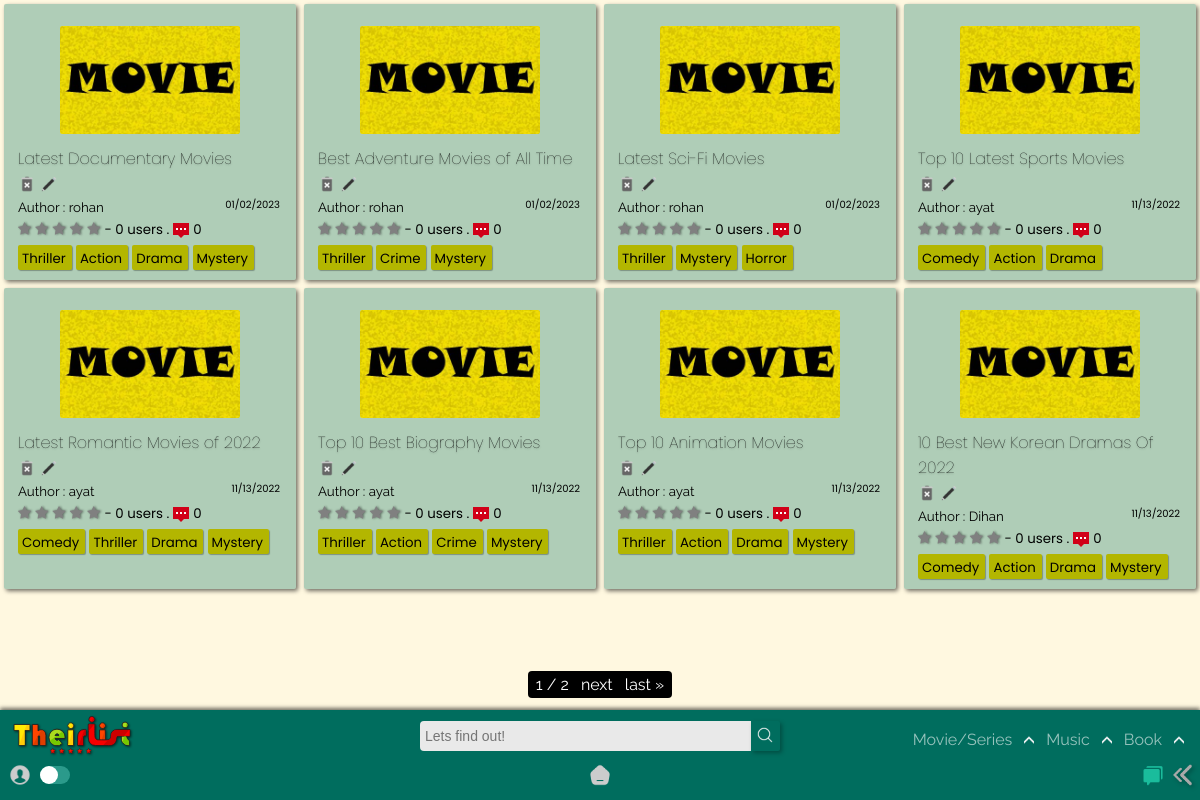
Screenshot of /home/list/ with the database file from the repository.
### app/models.py (models this page shows, shortened)
class List(models.Model):
    title = models.CharField(max_length=120)
    genre = models.ManyToManyField('Genre',blank=True)
    creator = models.ForeignKey(User,on_delete=models.SET_NULL,blank=True, null=True)
    posted = models.DateTimeField(auto_now_add=True)
    content = RichTextField(null=True,default=' ')
    type = models.CharField(max_length=10,default="Movie")
    spoiler_choices = [(False, 'No'),(True, 'Yes')]
    spoiler = models.BooleanField(default=False,null=True, choices = spoiler_choices)
    slug = models.SlugField(max_length= 300,null=True, blank = True, unique=True)
    def average_rating(self) -> float:
        return Starr.objects.filter(list=self).aggregate(Avg("rate"))["rate__avg"] or 0
    def count_rating(self):
        return Starr.objects.filter(list=self).count()
    def count_comments(self):
        return Review.objects.filter(List=self).count()

class Genre(models.Model):
    name = models.CharField(max_length=150)
    def __str__(self):
        return self.name

### app/views.py (the view)
# urls.py: path('list/',TheirListView.as_view(),name = 'list'),
class TheirListView(ListView): #movies
    model = List
    paginate_by = 8
    template_name ='app/List_list.html'
    def get_queryset(self, *args, **kwargs):
        qs = super().get_queryset(*args, **kwargs)
        qs = qs.order_by("-id")
        return qs
    def get_context_data(self, **kwargs):
        context = super().get_context_data(**kwargs)
        modell = Review.objects.all()
        context["modam"] = modell
        return context

### templates/app/List_list.html (shortened to what this page needs)
{% extends "index.html" %}
{% load static %}
{% block content %}
<section>
  <div class="contain-sec" id="contain-sec8">
    {% for lola in object_list %}
    <div class="elements">
      <div class="thumb">
        <img src="{% static 'app/images/movie-poster.jpg' %}" width="100px" />
      </div>
      <div class="Title">
        <a href="{{lola.slug}}/"><h4 class="tit">{{lola.title}}</h4></a>
        {% if user.id == lola.creator.id %}
        <a href="{% url 'app:delete_movie' lola.slug %}"><img src ="{% static 'app/images/delete.png' %}"></a>
        <a href="{% url 'app:update_list' lola.slug %}"><img src ="{% static 'app/images/edit.png' %}"></a>
        {% else %}
        <img src ="{% static 'app/images/delete-dis.png' %}">
        <img src ="{% static 'app/images/edit-dis.png' %}">
        {% endif %}
      </div>
      <div class="Author">
        <small>Author : {{lola.creator.username}}<span>{{lola.posted|date:"SHORT_DATE_FORMAT"}}</span></small>
      </div>
      <div class="rating">
        <span class="star-headline">
          <span class="fa fa-star {% if lola.average_rating > 0 %} checked {% endif %}"></span>
          <span class="fa fa-star {% if lola.average_rating > 1 %} checked {% endif %}"></span>
          <span class="fa fa-star {% if lola.average_rating > 2 %} checked {% endif %}"></span>
          <span class="fa fa-star {% if lola.average_rating > 3 %} checked {% endif %}" ></span>
          <span class="fa fa-star {% if lola.average_rating > 4 %} checked {% endif %}"></span>
        </span>
        <small> - {{lola.count_rating}} users .<img class="comments_count" src="{% static 'app/images/comments.png' %}">{{lola.count_comments}}</small>
      </div>
        {% for tag in lola.genre.all %}
        <div class="Genre">
          <a href="{% url 'app:film' query=tag %}">
        <small>{{ tag }}</small>
          </a>
        </div>
          {% empty %}
          No tags!
        {% endfor %}
    </div>
    {% endfor %}
  </div>
  <div class="pagination_pages">
    <span class="step-links">
        <span class="current">
        {{ page_obj.number }} / {{ page_obj.paginator.num_pages }}
        </span>
        {% if page_obj.has_next %}
            <a href="?page={{ page_obj.next_page_number }}">next</a>
            <a href="?page={{ page_obj.paginator.num_pages }}">last &raquo;</a>
        {% endif %}
    </span>
  </div>
</section>
{% endblock content %}

### static/app/css/desk.css (style rules this page uses)
:root { --rd: #D10000; --white: rgb(233, 233, 233); --rd2: #9DAAF2; --dark: #1d1d1d; --teal: rgb(0, 109, 94); }
* { -webkit-tap-highlight-color: transparent; margin: 0; padding: 0; box-sizing: border-box; }
body { -webkit-tap-highlight-color: transparent; background-color: #fff5d1ab; text-decoration: none; height: 100vh; display: flex; flex-direction: column; font-family: 'Raleway', sans-serif; }
.Title img { height: 18px!important; }
.Genre small { padding: 0 0; margin-right: 2px; }
.fa { color: grey; filter: drop-shadow(1px 0px 1px rgba(0, 0, 0, 0.493)); }
.star-headline span { font-size: 14px; }
.comments_count { height: 16px; margin-bottom: -4px; margin-left: 4px; margin-right: 4px; }

### staticfiles/app/css/content_css.css (style rules this page uses)
section { position: relative; z-index: 0; }
.contain-sec { padding-top: 0px; display: grid; width: 100%; color: black; grid-template-rows: repeat(auto-fit, minmax(100px, 1fr)); grid-template-columns: repeat(auto-fit, minmax(250px, 1fr)); position: relative; margin-bottom: 100px; }
.elements { padding: 10px 14px; width: auto; cursor: pointer; background-color: rgba(0, 109, 94, 0.315); margin: 4px; border-radius: 2px; position: relative; box-shadow: 2px 2px 4px #00000090; transition: all 250ms ease-in-out; }
.thumb { display: grid; justify-content: center; }
.thumb img { height: 108px; width: auto; border-radius: 2px; margin: 12px; }
.tit { font-family: Poppins; font-size: 1em; font-weight: lighter; transition: all 250ms ease-in-out; margin-bottom: 4px; text-shadow: 0px 1px 2px #0000005b; }
.Author span { position: absolute; margin-right: 16px; right: 0; cursor: pointer; font-size: 10px; font-family: 'Poppins', sans-serif; }
.rating { font-family: 'Poppins', sans-serif; }
.Genre { margin: 0px 0px; margin-top: 4px; padding: 0px 4px; border-radius: 2px; background-color: rgb(179, 182, 0); color: rgb(0, 0, 0); width: max-content; cursor: pointer; display: inline-block; box-shadow: 1px 1px 1px #0000004b; font-family: 'Poppins', sans-serif; transition: all 350ms ease-in-out; }
.pagination_pages { color: white; width: 100%; position: fixed; bottom: 106px; text-align: center; }
.step-links { width: max-content; border-radius: 4px; }
.pagination_pages a,.pagination_pages span { color: white; background-color: black; padding: 4px 4px; cursor: pointer!important; }

### templates/app/List_list.html (style rules this page uses)
.Title img { height: 14px; }

### rows the page displays
List: title "Latest Documentary Movies", creator.username "rohan", posted "01/02/2023", count_rating "0", count_comments "0"
Genre: name "Thriller"
Genre: name "Action"
Genre: name "Drama"
Genre: name "Mystery"
List: title "Best Adventure Movies of All Time", creator.username "rohan", posted "01/02/2023", count_rating "0", count_comments "0"
Genre: name "Crime"
List: title "Latest Sci-Fi Movies", creator.username "rohan", posted "01/02/2023", count_rating "0", count_comments "0"
Genre: name "Horror"
List: title "Top 10 Latest Sports Movies", creator.username "ayat", posted "11/13/2022", count_rating "0", count_comments "0"
Genre: name "Comedy"
List: title "Latest Romantic Movies of 2022", creator.username "ayat", posted "11/13/2022", count_rating "0", count_comments "0"
List: title "Top 10 Best Biography Movies", creator.username "ayat", posted "11/13/2022", count_rating "0", count_comments "0"
List: title "Top 10 Animation Movies", creator.username "ayat", posted "11/13/2022", count_rating "0", count_comments "0"
List: title "10 Best New Korean Dramas Of 2022", creator.username "Dihan", posted "11/13/2022", count_rating "0", count_comments "0"

### other values shown
{{ page_obj.number }} "1"
{{ page_obj.paginator.num_pages }} "2"
